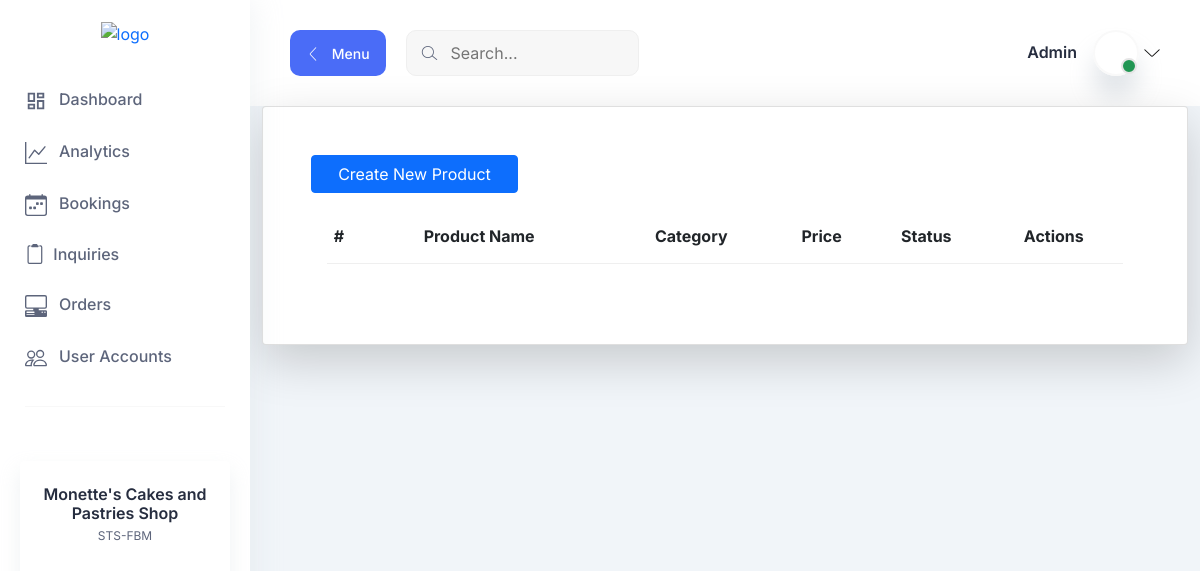
The app's page /products-list (signed in), older data.
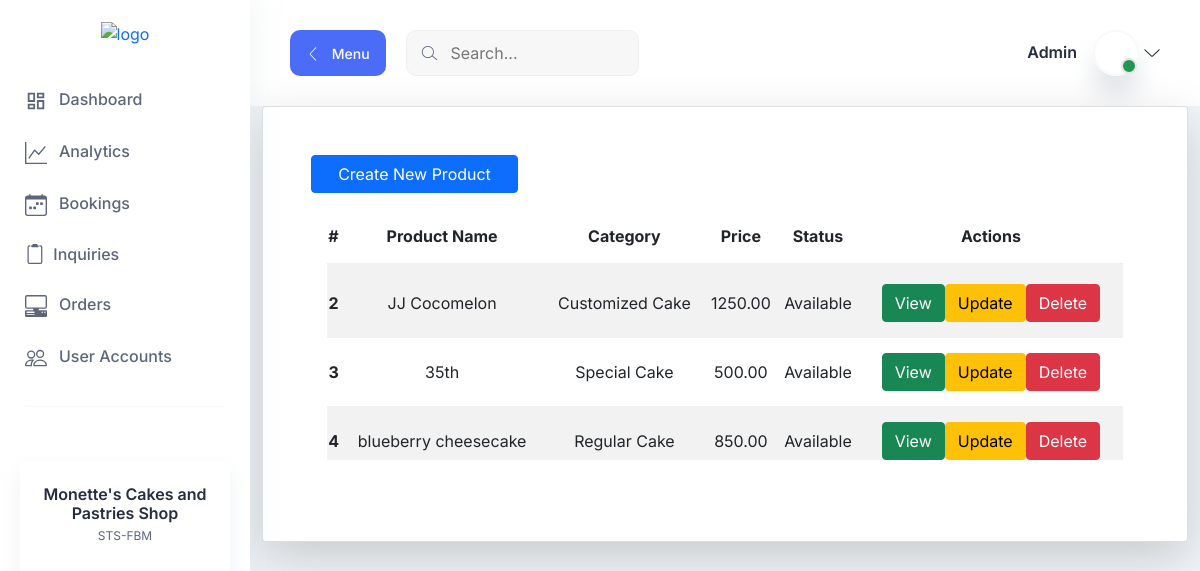
The same page, newer data.
### products/models.py (models this page shows, shortened)
class Products(models.Model):
    status = (
        ("Available", "Available"),
        ("Not Available", "Not Available")
    )
    product_name = models.CharField(max_length=255)
    category = models.ForeignKey(Category, on_delete=models.CASCADE)
    price = models.DecimalField(max_digits=10, decimal_places=2)
    status = models.CharField(max_length=255, choices=status)
    class Meta:
        verbose_name = "Products"

class Category(models.Model):
    category = models.CharField(max_length=255)
    class Meta:
        verbose_name = "Category"
    def __str__(self):
        return self.category

### products/views.py (the view)
# urls.py: path("products-list", products, name="products-list"),
def products(request):
   template_name = "products/products_list.html"
   products = Products.objects.all()
   context = {
       "products" : products
   }
   return render (request, template_name, context)

### products/templates/products/products_list.html
{% extends 'base.html' %}
{% block body %}
<div class="container d-flex justify-content-center">
  <div class="card p-5 shadow-lg p-3 mb-5 bg-white rounded" style="width: 60rem;">
  <a href="{% url 'products-add' %}" class="btn btn-primary w-25">Create New Product</a>
    <table class="table table-striped bg-white p-3">
        <thead>
          <tr class="text-center">
            <th scope="col">#</th>
            <th scope="col">Product Name</th>
            <th scope="col">Category</th>
            <th scope="col">Price</th>
            <th scope="col">Status</th>
            <th scope="col">Actions</th>
          </tr>
        </thead>
        <tbody>
            {% for list in products %}
              <tr class="text-center">
                <th scope="row">{{list.id}}</th>
                <td>{{list.product_name}}</td>
                <td>{{list.category}}</td>
                <td>{{list.price}}</td>
                <td>{{list.status}}</td>
                <td>
                    <a href="{% url 'products-view' list.id %}" class="btn btn-success">View</button>
                    <a href="{% url 'products-update' list.id %}" class="btn btn-warning">Update</button>
                    <a href="{% url 'products-delete' list.id %}" class="btn btn-danger">Delete</button>
                </td>
              </tr>
            {% endfor %}
            </tbody>
      </table>
    </div>
</div>
{% endblock %}

### templates/base.html (shortened to what this page needs)
<!DOCTYPE html>
{% load static %}
<html lang="en">
<head>
  <link rel="stylesheet" href="{% static 'assets/css/bootstrap.min.css' %}" />
  <link rel="stylesheet" href="{% static 'assets/css/lineicons.css' %}" />
  <link rel="stylesheet" href="{% static 'assets/css/materialdesignicons.min.css' %}" />
  <link rel="stylesheet" href="{% static 'assets/css/fullcalendar.css' %}" />
  <link rel="stylesheet" href="{% static 'assets/css/fullcalendar.css' %}" />
  <link rel="stylesheet" href="{% static 'assets/css/main.css' %}" />
  <link rel="stylesheet" href="https://cdn.jsdelivr.net/npm/uikit@3.9.4/dist/css/uikit.min.css" />
</head>
<body>
  {% if user.is_authenticated %}
    {% include "sidenav.html" %}
  {% endif %}
  <main class="main-wrapper">
  {% if user.is_authenticated %}
    {%  include 'navbar.html' %}
  {% endif %}
    {% block body %}
    {% endblock %}
  </main>
</body>
</html>

### templates/sidenav.html (shortened to what this page needs)
<aside class="sidebar-nav-wrapper">
    <div class="navbar-logo">
      <a href="index.html">
        <img
          src="https://scontent.fmnl3-2.fna.fbcdn.net/v/t1.6435-9/181028949_3043069499259086_6136653235614529912_n.jpg?_nc_cat=100&ccb=1-5&_nc_sid=09cbfe&_nc_eui2=AeEKZWH_qIEo62MroReEWWoF5NUfSC3BIH3k1R9ILcEgfSbUQkt6sK9IkGMmqGqml64i1PJQJIv6OuFhVoD6Shl8&_nc_ohc=e2CXCbdHulUAX8H0uNL&_nc_ht=scontent.fmnl3-2.fna&oh=00_AT_n1dClDOJkjiZMUErGtRzvRdjLlRXZ2WArn9uFJFUj1w&oe=62541B6C"
          alt="logo" width="80" height="80" />
      </a>
    </div>
    <nav class="sidebar-nav">
      <ul>
        <li class="nav-item">
          <a href="{% url "homepage" %}">
            <span class="icon">
            </span>
            <span class="text">Dashboard</span>
          </a>
        </li>
        <li class="nav-item">
            <a href="{% url "homepage" %}">
              <span class="icon">
              </span>
              <span class="text">Analytics</span>
            </a>
          </li>
          <li class="nav-item">
            <a href="{% url "homepage" %}">
              <span class="icon">
              </span>
              <span class="text">Bookings</span>
            </a>
          </li>
          <li class="nav-item">
            <a href="{% url "homepage" %}">
              <span class="text">&nbsp; Inquiries</span>
            </a>
          </li>
          <li class="nav-item">
            <a href="{% url "orders-list" %}">
              <span class="icon">
              </span>
              <span class="text"> Orders</span>
            </a>
          </li>
          <li class="nav-item">
            <a href="{% url "homepage" %}">
              <span class="icon">
              </span>
              <span class="text"> User Accounts</span>
            </a>
          </li>
        <span class="divider">
          <hr />
        </span>
      </ul>
    </nav>
    <div class="promo-box">
      <h3>Monette's Cakes and Pastries Shop</h3>
      <p>STS-FBM</p>
    </div>
  </aside>

### templates/navbar.html (shortened to what this page needs)
<header class="header">
  <div class="container-fluid">
    <div class="row">
      <div class="col-lg-5 col-md-5 col-6">
        <div class="header-left d-flex align-items-center">
          <div class="menu-toggle-btn mr-20">
            <button id="menu-toggle" class="main-btn primary-btn btn-hover">
              <i class="lni lni-chevron-left me-2"></i> Menu
            </button>
          </div>
          <div class="header-search d-none d-md-flex">
            <form action="#">
              <input type="text" placeholder="Search..." />
              <button><i class="lni lni-search-alt"></i></button>
            </form>
          </div>
        </div>
      </div>
      <div class="col-lg-7 col-md-7 col-6">
        <div class="header-right">
          <div class="profile-box ml-15">
            <button
              class="dropdown-toggle bg-transparent border-0"
              type="button"
              id="profile"
              data-bs-toggle="dropdown"
              aria-expanded="false"
            >
              <div class="profile-info">
                <div class="info">
                  <h6>Admin</h6>
                  <div class="image">
                    <span class="status"></span>
                  </div>
                </div>
              </div>
              <i class="lni lni-chevron-down"></i>
            </button>
          </div>
        </div>
      </div>
    </div>
  </div>
</header>

### static/assets/css/fullcalendar.css (style rules this page uses)
:root { --fc-daygrid-event-dot-width: 8px; }
:root { --fc-list-event-dot-width: 10px; --fc-list-event-hover-bg-color: #f5f5f5; }

Row changes from the older to the newer data that the page shows:
added Products: id "2", product_name "JJ Cocomelon", category "Customized Cake", price "1250.00", status "Available"
added Products: id "3", product_name "35th", category "Special Cake", price "500.00", status "Available"
added Products: id "4", product_name "blueberry cheesecake", category "Regular Cake", price "850.00", status "Available"
